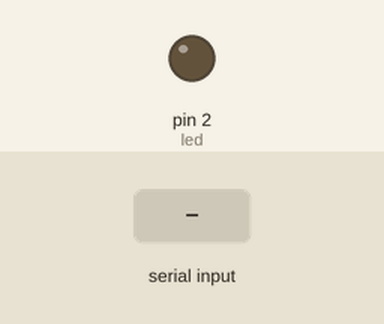
A sketch run on a simulated Arduino Uno, built with avr-gcc and run on an emulated ATmega328P. On the bench: output pins drawn as LEDs (lit = HIGH). The test bench sets the inputs (shaded band).

Above: at 1.2 s.
1.3 s: byte 30 received over Serial
At 2.2 s:
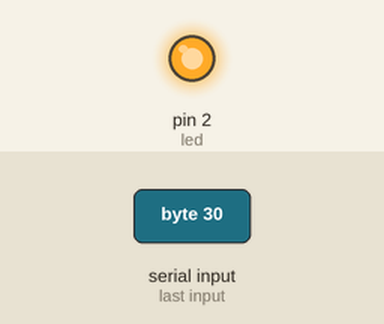
Timing chart, 0 to 4.3 s (numbered marks = the images above; inputs shaded):
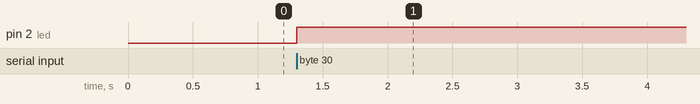

Measured:
- after the input at 1.3 s, pin 2 (led): LOW → HIGH at once

The sketch:

Max-to-Arduino.ino
```cpp
// This patch corresponds to Max patch "Max-to-Arduino"
//simply receives a single value through Serial

const int led = 2; // onboard LED

int value;

void setup() {
  // put your setup code here, to run once:
  pinMode (led, OUTPUT); // sets pin to output

  //open serial port
  Serial.begin(9600); // begin the serial
}

void loop() {
  // checks to see if there is info on the serial port
  if (Serial.available()){
    //max is sending packets of info
    // space is seperator so we need to store each value
    value= Serial.read();
    //Serial.println (value);

    //led is on or off
    digitalWrite(led, value);
  }
}
```
